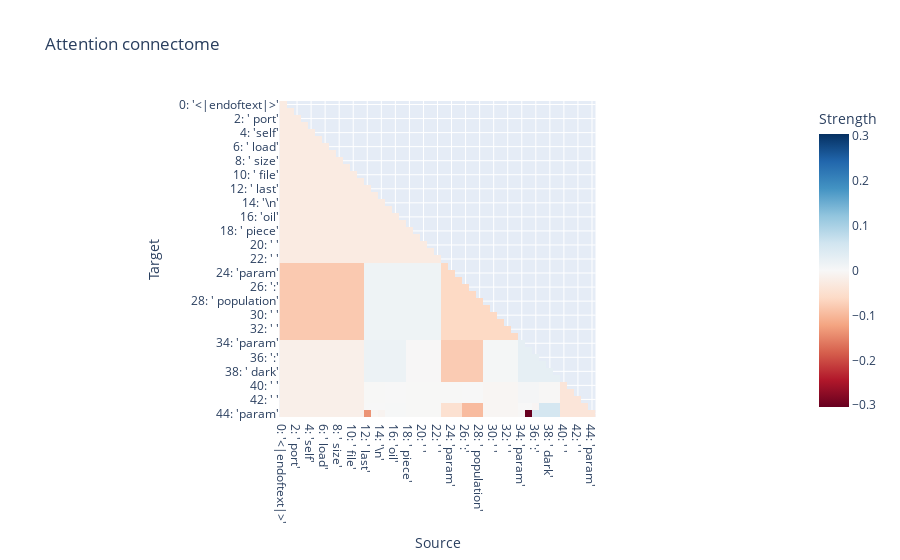

Notebook source saved alongside this figure:
### Code cell
threshold = 0.1
prompt = '''def port(self, load, size, file, last):
"""oil column piece

    :param load: crime population
    :param size: unit dark
    :param'''
corrupt_prompt = prompt.replace("load", "banana").replace("size", "apple").replace("file", "pear").replace("last", "orange")

c = core.connectom(model, prompt,
                   core.logit_diff_metric(model, ' Mary', ' John'),
                   # d.logit_diffs_metric(model, ' file', [' self', ' load', ' size', ' last']),
                   # d.ZeroPattern(),
                   core.CorruptIntervention(model, prompt, corrupt_prompt),

                   # core.BasicStrategy(),
                   # d.BacktrackBisectStrategy(threshold),
                   # d.BacktrackingStrategy(threshold),
                   core.BisectStrategy(threshold),
                   )
# sankey_diagram_of_connectome(model, prompt, c, threshold=threshold);
core.plot_attn_connectome(model, prompt, c).show()
graph = core.plot_graphviz_connectome(model, prompt, c, threshold=threshold).pipe('svg').decode('utf-8')
SVG(graph)

### Figure 1 — Plotly figure (JSON) as saved in the notebook; plotly's stock layout.template omitted (floating-point values rounded to 4 significant figures; data arrays with more than 128 entries replaced by an {"elided": "..."} marker saying what was removed)
{"data": [{"coloraxis": "coloraxis", "name": "0", "x": ["0: '<|endoftext|>'", "1: 'def'", "2: ' port'", "3: '('", "4: 'self'", "5: ','", "6: ' load'", "7: ','", "8: ' size'", "9: ','", "10: ' file'", "11: ','", "12: ' last'", "13: '):'", "14: '\\n'", "15: '\"\"\"'", "16: 'oil'", "17: ' column'", "18: ' piece'", "19: '\\n\\n'", "20: ' '", "21: ' '", "22: ' '", "23: ' :'", "24: 'param'", "25: ' load'", "26: ':'", "27: ' crime'", "28: ' population'", "29: '\\n'", "30: ' '", "31: ' '", "32: ' '", "33: ' :'", "34: 'param'", "35: ' size'", "36: ':'", "37: ' unit'", "38: ' dark'", "39: '\\n'", "40: ' '", "41: ' '", "42: ' '", "43: ' :'", "44: 'param'"], "y": ["0: '<|endoftext|>'", "1: 'def'", "2: ' port'", "3: '('", "4: 'self'", "5: ','", "6: ' load'", "7: ','", "8: ' size'", "9: ','", "10: ' file'", "11: ','", "12: ' last'", "13: '):'", "14: '\\n'", "15: '\"\"\"'", "16: 'oil'", "17: ' column'", "18: ' piece'", "19: '\\n\\n'", "20: ' '", "21: ' '", "22: ' '", "23: ' :'", "24: 'param'", "25: ' load'", "26: ':'", "27: ' crime'", "28: ' population'", "29: '\\n'", "30: ' '", "31: ' '", "32: ' '", "33: ' :'", "34: 'param'", "35: ' size'", "36: ':'", "37: ' unit'", "38: ' dark'", "39: '\\n'", "40: ' '", "41: ' '", "42: ' '", "43: ' :'", "44: 'param'"], "z": {"elided": "45x45 float values"}, "type": "heatmap", "xaxis": "x", "yaxis": "y", "hovertemplate": "Source: %{x}<br>Target: %{y}<br>Strength: %{z}<extra></extra>"}], "layout": {"xaxis": {"anchor": "y", "domain": [0.0, 1.0], "scaleanchor": "y", "constrain": "domain", "title": {"text": "Source"}}, "yaxis": {"anchor": "x", "domain": [0.0, 1.0], "autorange": "reversed", "constrain": "domain", "title": {"text": "Target"}}, "coloraxis": {"colorbar": {"title": {"text": "Strength"}}, "colorscale": [[0.0, "rgb(103,0,31)"], [0.1, "rgb(178,24,43)"], [0.2, "rgb(214,96,77)"], [0.3, "rgb(244,165,130)"], [0.4, "rgb(253,219,199)"], [0.5, "rgb(247,247,247)"], [0.6, "rgb(209,229,240)"], [0.7, "rgb(146,197,222)"], [0.8, "rgb(67,147,195)"], [0.9, "rgb(33,102,172)"], [1.0, "rgb(5,48,97)"]], "cmid": 0}, "title": {"text": "Attention connectome"}}}
